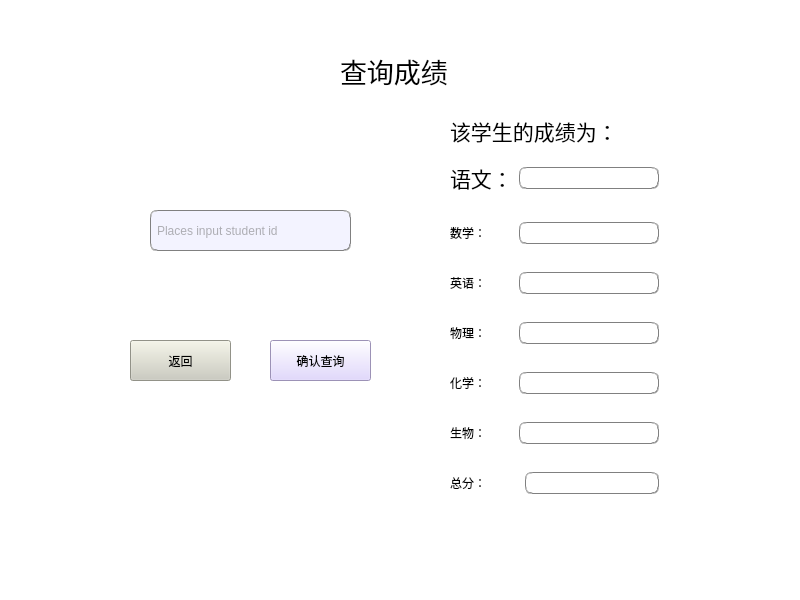
<?xml version="1.0" encoding="UTF-8"?>
<ui version="4.0">
 <class>check_score</class>
 <widget class="QMainWindow" name="check_score">
  <property name="geometry">
   <rect>
    <x>0</x>
    <y>0</y>
    <width>800</width>
    <height>600</height>
   </rect>
  </property>
  <property name="windowTitle">
   <string>MainWindow</string>
  </property>
  <property name="styleSheet">
   <string notr="true">background-color: rgb(255, 255, 255);</string>
  </property>
  <widget class="QWidget" name="centralwidget">
   <widget class="QLineEdit" name="check_student_id">
    <property name="geometry">
     <rect>
      <x>150</x>
      <y>210</y>
      <width>201</width>
      <height>41</height>
     </rect>
    </property>
    <property name="styleSheet">
     <string notr="true">background-color: rgb(243, 243, 255);
border:1px groove gray;border-radius:
7px;padding:2px 4px;
font: 10pt &quot;宋体&quot;;
color: rgb(103, 103, 103);</string>
    </property>
    <property name="text">
     <string/>
    </property>
    <property name="placeholderText">
     <string>Places input student id</string>
    </property>
   </widget>
   <widget class="QWidget" name="widget" native="true">
    <property name="geometry">
     <rect>
      <x>450</x>
      <y>140</y>
      <width>209</width>
      <height>381</height>
     </rect>
    </property>
    <property name="styleSheet">
     <string notr="true">
color: rgb(0, 0,0);</string>
    </property>
    <layout class="QGridLayout" name="gridLayout">
     <item row="1" column="0">
      <widget class="QLabel" name="check_math_label">
       <property name="styleSheet">
        <string notr="true">font: 16pt &quot;宋体&quot;;</string>
       </property>
       <property name="text">
        <string>数学：</string>
       </property>
      </widget>
     </item>
     <item row="3" column="0">
      <widget class="QLabel" name="check_physics_label">
       <property name="styleSheet">
        <string notr="true">font: 16pt &quot;宋体&quot;;</string>
       </property>
       <property name="text">
        <string>物理：</string>
       </property>
      </widget>
     </item>
     <item row="5" column="0">
      <widget class="QLabel" name="check_biology_label">
       <property name="styleSheet">
        <string notr="true">font: 16pt &quot;宋体&quot;;</string>
       </property>
       <property name="text">
        <string>生物：</string>
       </property>
      </widget>
     </item>
     <item row="2" column="1" colspan="2">
      <widget class="QLineEdit" name="check_English_line">
       <property name="styleSheet">
        <string notr="true">border:1px groove gray;border-radius:
7px;padding:2px 4px;</string>
       </property>
      </widget>
     </item>
     <item row="2" column="0">
      <widget class="QLabel" name="check_English_label">
       <property name="styleSheet">
        <string notr="true">font: 16pt &quot;宋体&quot;;</string>
       </property>
       <property name="text">
        <string>英语：</string>
       </property>
      </widget>
     </item>
     <item row="5" column="1" colspan="2">
      <widget class="QLineEdit" name="check_biology_line">
       <property name="styleSheet">
        <string notr="true">border:1px groove gray;border-radius:
7px;padding:2px 4px;</string>
       </property>
      </widget>
     </item>
     <item row="4" column="1" colspan="2">
      <widget class="QLineEdit" name="check_chemistry_line">
       <property name="styleSheet">
        <string notr="true">border:1px groove gray;border-radius:
7px;padding:2px 4px;</string>
       </property>
      </widget>
     </item>
     <item row="0" column="0">
      <widget class="QLabel" name="check_Chinese_label">
       <property name="styleSheet">
        <string notr="true">font: 16pt &quot;宋体&quot;;</string>
       </property>
       <property name="text">
        <string>&lt;html&gt;&lt;head/&gt;&lt;body&gt;&lt;p&gt;&lt;span style=&quot; font-size:16pt;&quot;&gt;语文：&lt;/span&gt;&lt;/p&gt;&lt;/body&gt;&lt;/html&gt;</string>
       </property>
      </widget>
     </item>
     <item row="3" column="1" colspan="2">
      <widget class="QLineEdit" name="check_physics_line">
       <property name="styleSheet">
        <string notr="true">border:1px groove gray;border-radius:
7px;padding:2px 4px;</string>
       </property>
      </widget>
     </item>
     <item row="6" column="0" colspan="2">
      <widget class="QLabel" name="check_sum_label">
       <property name="styleSheet">
        <string notr="true">font: 16pt &quot;宋体&quot;;</string>
       </property>
       <property name="text">
        <string>总分：</string>
       </property>
      </widget>
     </item>
     <item row="4" column="0">
      <widget class="QLabel" name="check_chemistry_label">
       <property name="styleSheet">
        <string notr="true">font: 16pt &quot;宋体&quot;;</string>
       </property>
       <property name="text">
        <string>化学：</string>
       </property>
      </widget>
     </item>
     <item row="1" column="1" colspan="2">
      <widget class="QLineEdit" name="check_math_line">
       <property name="styleSheet">
        <string notr="true">border:1px groove gray;border-radius:
7px;padding:2px 4px;</string>
       </property>
      </widget>
     </item>
     <item row="0" column="1" colspan="2">
      <widget class="QLineEdit" name="check_Chinese_line">
       <property name="styleSheet">
        <string notr="true">border:1px groove gray;border-radius:
7px;padding:2px 4px;</string>
       </property>
      </widget>
     </item>
     <item row="6" column="2">
      <widget class="QLineEdit" name="check_sum_line">
       <property name="styleSheet">
        <string notr="true">border:1px groove gray;border-radius:
7px;padding:2px 4px;</string>
       </property>
      </widget>
     </item>
    </layout>
   </widget>
   <widget class="QPushButton" name="btn_check_confirm">
    <property name="geometry">
     <rect>
      <x>270</x>
      <y>340</y>
      <width>101</width>
      <height>41</height>
     </rect>
    </property>
    <property name="styleSheet">
     <string notr="true">font: 16pt &quot;宋体&quot;;
background-color: rgb(218, 205, 255);</string>
    </property>
    <property name="text">
     <string>确认查询</string>
    </property>
   </widget>
   <widget class="QPushButton" name="btn_check_return">
    <property name="geometry">
     <rect>
      <x>130</x>
      <y>340</y>
      <width>101</width>
      <height>41</height>
     </rect>
    </property>
    <property name="styleSheet">
     <string notr="true">font: 16pt &quot;宋体&quot;;
background-color: rgb(204, 204, 191);</string>
    </property>
    <property name="text">
     <string>返回</string>
    </property>
   </widget>
   <widget class="QLabel" name="check_title">
    <property name="geometry">
     <rect>
      <x>340</x>
      <y>40</y>
      <width>141</width>
      <height>61</height>
     </rect>
    </property>
    <property name="font">
     <font>
      <family>宋体</family>
      <pointsize>20</pointsize>
     </font>
    </property>
    <property name="text">
     <string>查询成绩</string>
    </property>
   </widget>
   <widget class="QLabel" name="check_score_title">
    <property name="geometry">
     <rect>
      <x>450</x>
      <y>110</y>
      <width>181</width>
      <height>41</height>
     </rect>
    </property>
    <property name="font">
     <font>
      <family>宋体</family>
      <pointsize>16</pointsize>
     </font>
    </property>
    <property name="text">
     <string>该学生的成绩为：</string>
    </property>
   </widget>
  </widget>
  <widget class="QMenuBar" name="menubar">
   <property name="geometry">
    <rect>
     <x>0</x>
     <y>0</y>
     <width>800</width>
     <height>21</height>
    </rect>
   </property>
  </widget>
  <widget class="QStatusBar" name="statusbar"/>
 </widget>
 <resources/>
 <connections/>
</ui>
